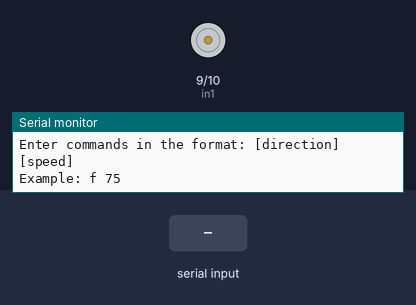
Bench run of a sketch on a simulated Arduino Uno, built with avr-gcc and run on an emulated ATmega328P. Shown: motor-driver pin pairs drawn as motors (green arrow = first pin HIGH = forward, orange = second pin HIGH = backward, longer = more drive, scaled by the enable pin), the last lines printed to the serial monitor. The inputs (shaded band) are chosen by the test bench.

Above: at 2.2 s.
2.3 s: "f90\n" received over Serial
At 3.5 s:
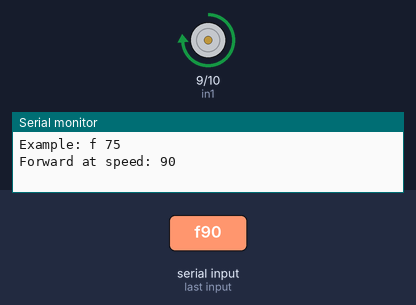
3.8 s: "b90\n" received over Serial
At 4.9 s:
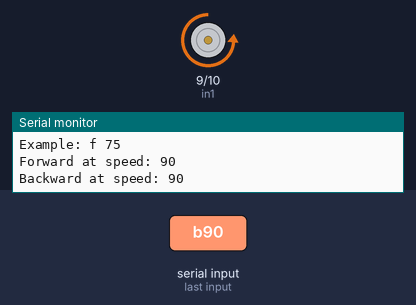
5.3 s: "f,45\n" received over Serial
At 5.9 s:
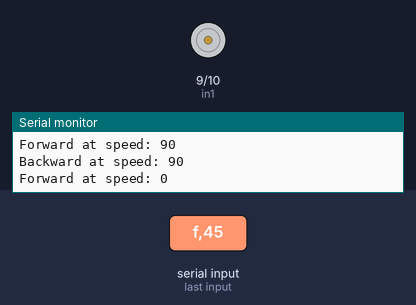
6.8 s: "b,45\n" received over Serial
8.3 s: "f\n" received over Serial
9.8 s: "b\n" received over Serial
Timing chart, 0 to 12.3 s (numbered marks = the images above; inputs shaded):
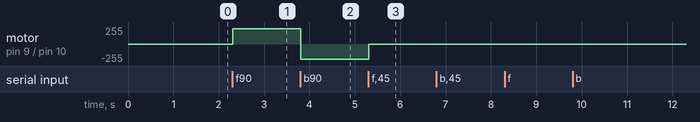

Measured:
- after the input at 2.3 s, motor on pin 9 (in1) / pin 10 (in2): stopped → forward 229/255 at once
- after the input at 3.8 s, motor on pin 9 (in1) / pin 10 (in2): forward 229/255 → backward 229/255 at once
- after the input at 5.3 s, motor on pin 9 (in1) / pin 10 (in2): backward 229/255 → stopped at once

The sketch:

L298Nmotorcontrol.ino
```cpp
const int enA = 11;   // Enable pin for motor (PWM pin)
const int in1 = 9;   // Input 1 for motor
const int in2 = 10;   // Input 2 for motor

void setup() {
  Serial.begin(9600);
  pinMode(enA, OUTPUT);
  pinMode(in1, OUTPUT);
  pinMode(in2, OUTPUT);
  // Stop the motor initially
  digitalWrite(in1, LOW);
  digitalWrite(in2, LOW);
  analogWrite(enA, 0);

  Serial.println("L298N Motor Controller Initialized");
  Serial.println("Enter commands in the format: [direction] [speed]");
  Serial.println("Example: f 75");

  delay(1000);
}

void loop() {

  if (Serial.available()) {
      String command = Serial.readStringUntil('\n'); // Read input until newline
      command.trim(); // Trim whitespace

      // Parse and execute command
      if (command.startsWith("f")) {
        int speed = command.substring(1).toInt(); // Extract speed value
        setMotor('f', constrain(speed, 0, 100)); // Forward with specified speed
      } else if (command.startsWith("b")) {
        int speed = command.substring(1).toInt(); // Extract speed value
        setMotor('b', constrain(speed, 0, 100)); // Backward with specified speed
      } else if (command == "s") {
        setMotor('s', 0); // Stop the motor
      } else {
        Serial.println("Invalid command!");
      }
  }

  delay(10); // Delay between readings (adjust as needed)
}

void setMotor(char direction, int speed) {
  int pwmValue = map(speed, 0, 100, 0, 255); // Map speed (0-100) to PWM (0-255)
  switch (direction) {
    case 'f': // Forward
      digitalWrite(in1, HIGH);
      digitalWrite(in2, LOW);
      analogWrite(enA, pwmValue);
      Serial.print("Forward at speed: ");
      Serial.println(speed);
      break;
    case 'b': // Backward
      digitalWrite(in1, LOW);
      digitalWrite(in2, HIGH);
      analogWrite(enA, pwmValue);
      Serial.print("Backward at speed: ");
      Serial.println(speed);

      break;
    case 's': // Stop
      digitalWrite(in1, LOW);
      digitalWrite(in2, LOW);
      analogWrite(enA, 0);
      Serial.println("Motor stopped.");
      break;
    default:
      Serial.println("Invalid direction!");
  }
}
```
